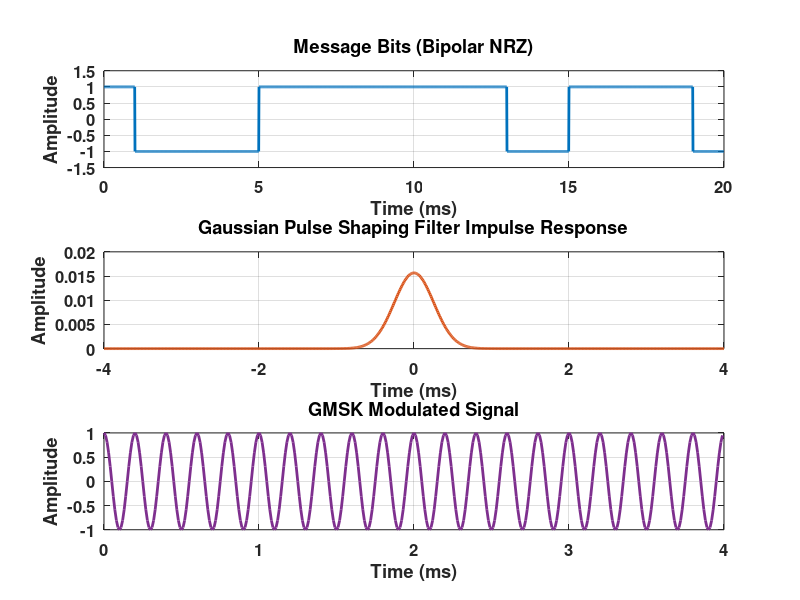
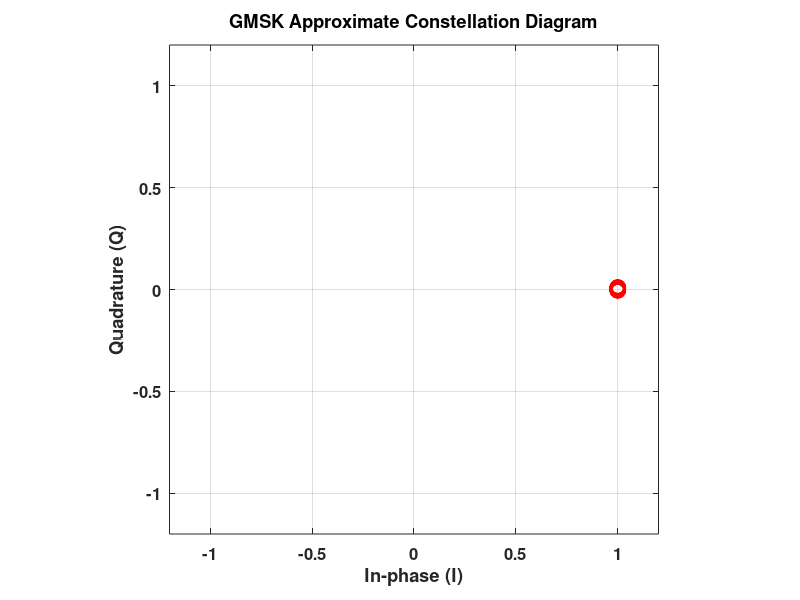

These figures' MATLAB source, in order:
% Parameters
Rb = 1e3;              % Bit rate (bits/s)
Tb = 1/Rb;             % Bit duration (s)
Fs = 100*Rb;           % Sampling frequency (samples/s)
Ts = 1/Fs;             % Sampling interval
Nbits = 20;            % Number of bits
fc = 5e3;              % Carrier frequency (Hz)
BT = 0.3;              % Gaussian filter bandwidth-bit product (typical 0.3~0.5)

% Generate random bipolar bits (+1/-1)
data = 2*randi([0 1],1,Nbits) - 1;

% Time vector for bits
t_msg = 0:Ts:Tb*Nbits - Ts;

% Generate NRZ message signal (rectangular pulses)
msg_signal = zeros(1, length(t_msg));
for k = 1:Nbits
    idx = (k-1)*round(Tb*Fs) + (1:round(Tb*Fs));
    msg_signal(idx) = data(k);
end

% Gaussian filter design (baseband pulse shaping)
BT_product = BT;
alpha = sqrt(log(2)) / (BT_product * Tb);
t_g = (-4*Tb : Ts : 4*Tb); % filter length ~8 bit periods
h = (alpha/sqrt(pi)) * exp(- (alpha^2) * (t_g.^2)); % Gaussian impulse response
h = h / sum(h); % Normalize filter energy

% Filter the NRZ data to get smoothed phase shaping
data_upsampled = repelem(data, round(Tb*Fs)); % Upsample by bit samples
phase_shaped = conv(data_upsampled, h, 'same') * pi/2; % phase deviation, normalized by pi/2

% Integrate phase to get continuous phase signal
phase_signal = cumsum(phase_shaped) * Ts;

% Generate GMSK signal (constant envelope)
s = cos(2*pi*fc*t_msg + phase_signal);

% Carrier signals for reference (cos and sin)
carrier_cos = cos(2*pi*fc*t_msg);
carrier_sin = sin(2*pi*fc*t_msg);

% Constellation points approximation: sample filtered data at bit centers
sample_points = round((1:Nbits)*Tb*Fs - Tb*Fs/2);
I_samples = cos(phase_signal(sample_points));
Q_samples = sin(phase_signal(sample_points));

% Plotting
figure('Position',[100 100 900 700]);

% Message bits (NRZ)
subplot(3,1,1);
plot(t_msg*1e3, msg_signal, 'LineWidth', 2, 'Color', [0 0.4470 0.7410]); % blue
ylim([-1.5 1.5]);
title('Message Bits (Bipolar NRZ)', 'FontWeight','bold');
xlabel('Time (ms)', 'FontWeight','bold');
ylabel('Amplitude', 'FontWeight','bold');
grid on;
set(gca,'FontWeight','bold','FontSize',12);

% Gaussian filter impulse response
subplot(3,1,2);
plot(t_g*1e3, h, 'LineWidth', 2, 'Color', [0.8500 0.3250 0.0980]); % orange
title('Gaussian Pulse Shaping Filter Impulse Response', 'FontWeight','bold');
xlabel('Time (ms)', 'FontWeight','bold');
ylabel('Amplitude', 'FontWeight','bold');
grid on;
set(gca,'FontWeight','bold','FontSize',12);

% GMSK modulated signal (zoomed)
subplot(3,1,3);
plot(t_msg(1:round(4e-3*Fs))*1e3, s(1:round(4e-3*Fs)), 'LineWidth', 2, 'Color', [0.4940 0.1840 0.5560]); % purple
title('GMSK Modulated Signal', 'FontWeight','bold');
xlabel('Time (ms)', 'FontWeight','bold');
ylabel('Amplitude', 'FontWeight','bold');
grid on;
set(gca,'FontWeight','bold','FontSize',12);
print(gcf,'GMSK_plot01','-depsc');

% Approximate constellation diagram (I vs Q samples)
figure;
plot(I_samples, Q_samples, 'ro', 'MarkerSize', 10, 'LineWidth', 2);
title('GMSK Approximate Constellation Diagram', 'FontWeight','bold');
xlabel('In-phase (I)', 'FontWeight','bold');
ylabel('Quadrature (Q)', 'FontWeight','bold');
axis equal;
axis([-1.2 1.2 -1.2 1.2]);
grid on;
set(gca,'FontWeight','bold','FontSize',12);

% Save figure as EPS
print(gcf,'GMSK_plot02','-depsc');
